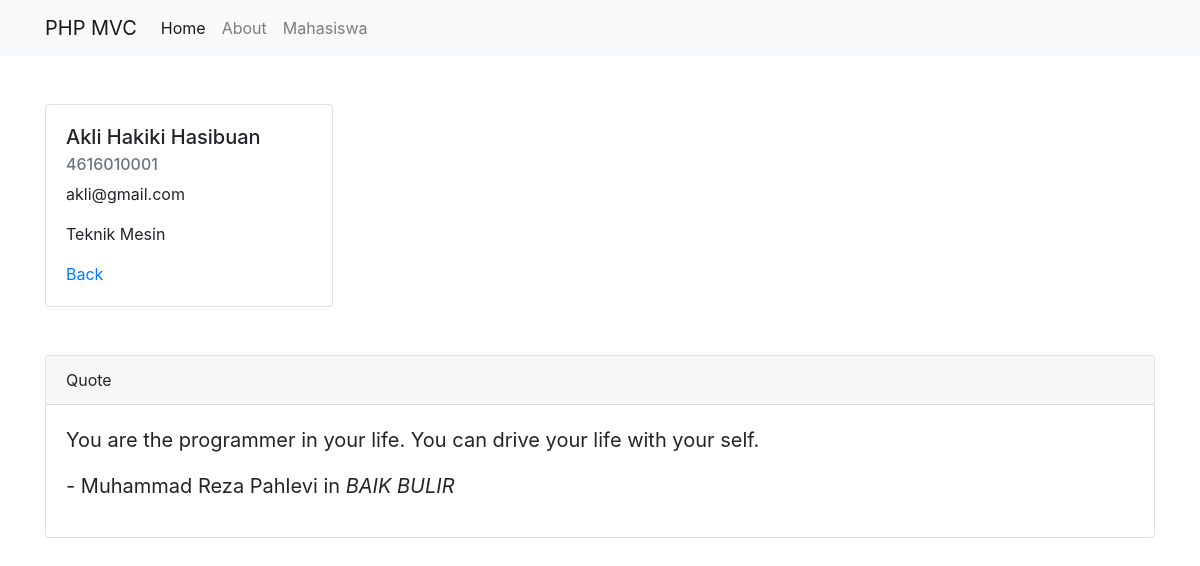
The page /public/mahasiswa/detail/4 on the database its author committed.
### tables this page shows
CREATE TABLE `mahasiswa` (
  `id` int(11) NOT NULL,
  `nama` varchar(100) NOT NULL,
  `nim` varchar(100) NOT NULL,
  `email` varchar(100) NOT NULL,
  `jurusan` varchar(100) NOT NULL
);

### app/core/Controller.php (called while the page is built, shortened)
<?php
  class Controller{
    public function view($view, $data = []){
      require_once '../app/views/' . $view . '.php';
    }
    public function model($model){
      return  new $model;
    }
  }
?>

### app/controllers/Mahasiswa.php (called while the page is built, shortened)
<?php
class Mahasiswa extends Controller
{
  public function detail($id)
  {
    $data['title'] = 'Detail Mahasiswa';
    $data['mhs'] = $this->model('Mahasiswa_model')->getMahasiswaById($id);
    $this->view('mahasiswa/detail', $data);
  }
}

### app/core/App.php (called while the page is built, shortened)
<?php
  class App{
    protected $method = 'index';
    protected $params = [];
    public function __construct(){
      $url = $this->parseURL();
      if (file_exists('../app/controllers/' . $url[0] . '.php')) {
        unset($url[0]);
      }
      $this->controller = new $this->controller;
      if (isset($url[1])) {
        if (method_exists($this->controller, $url[1])) {
          $this->method = $url[1];
          unset($url[1]);
        }
      }
      if ( !empty($url) ) {
        $this->params = array_values($url);
      }
      call_user_func_array([$this->controller, $this->method], $this->params);
    }
    public function parseURL(){
      if (isset($_GET['url'])) {
        $url = rtrim($_GET['url'], '/');
        $url = filter_var($url, FILTER_SANITIZE_URL);
        $url = explode('/', $url);
        return $url;
      }
    }
  }
?>

### public/index.php (called while the page is built, shortened)
<?php
  $app = new App();
?>

### app/core/Database.php (called while the page is built, shortened)
<?php
  class Database{
    private $host = DB_HOST;
    private $user = DB_USER;
    private $pass = DB_PASS;
    private $db_name = DB_NAME;
    private $dbh;
    private $stt_query;
    public function __construct(){
      $dsn = 'mysql:host=' . $this->host . ';dbname=' . $this->db_name;
      $option = [
        PDO::ATTR_PERSISTENT => true,
        PDO::ATTR_ERRMODE => PDO::ERRMODE_EXCEPTION
      ];
      try {
        $this->dbh = new PDO($dsn, $this->user, $this->pass, $option);
      } catch (PDOException $e) {
        die($e->getMessage());
      }
    }
    public function query($query){
      $this->stt_query = $this->dbh->prepare($query);
    }
    public function bind($param, $value, $type = null){
      if (is_null($type)) {
        switch (true) {
          default:
            $type = PDO::PARAM_STR;
            break;
        }
      }
      $this->stt_query->bindValue($param, $value, $type);
    }
    public function execute(){
      $this->stt_query->execute();
    }
    public function single(){
      $this->execute();
      return $this->stt_query->fetch(PDO::FETCH_ASSOC);
    }
  }
?>

### app/models/Mahasiswa_model.php (called while the page is built, shortened)
<?php
class Mahasiswa_model
{
  private $table = 'mahasiswa';
  private $db;
  public function __construct()
  {
    $this->db = new Database();
  }
  public function getMahasiswaById($id)
  {
    $this->db->query('select * from ' . $this->table . ' where id=:id');
    $this->db->bind('id', $id);
    return $this->db->single();
  }
}

### app/views/mahasiswa/detail.php (the view)
<div class="container mt-5">
  <div class="card" style="width: 18rem">
    <div class="card-body">
      <h5 class="card-title"><?php echo $data['mhs']['nama']; ?></h5>
      <h6 class="card-subtitle mb-2 text-muted"><?php echo $data['mhs']['nim']; ?></h6>
      <p class="card-text"><?php echo $data['mhs']['email']; ?></p>
      <p class="card-text"><?php echo $data['mhs']['jurusan']; ?></p>
      <a href="<?php echo BASEURL; ?>/mahasiswa" class="card-link">Back</a>
    </div>
  </div>
</div>

### rows shown on the page
mahasiswa: nama "Akli Hakiki Hasibuan", nim "4616010001", email "akli@gmail.com", jurusan "Teknik Mesin"
